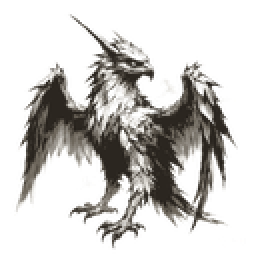
#> input picture assets/art/beasts/gudiao.png, 128 x 128 px, found by its file name (shown 2 times larger)
$ python retouch_art.py --kind beast assets/art/_raw/gudiao.png -o assets/art/beasts/gudiao.png
#> lines starting #> are read from the running program, lines starting #| are printed output that depends on the picture
# -*- coding: utf-8 -*-
"""水墨素材修板工具（AI 原图 → 入库成品）。

用法：
  python tools/retouch_art.py --kind beast assets/art/_raw/gudiao.png -o assets/art/beasts/gudiao.png
  python tools/retouch_art.py --kind brush assets/art/_raw/brush_splash_1.png -o assets/art/brushes/
  python tools/retouch_art.py --kind paper assets/art/_raw/paper_01.png -o assets/art/paper/

三步（分工规划 §四修板四步的自动化部分）：
  1) 白底转透明：亮度→alpha（白=0，浓墨=1，中间羽化）
  2) 三阶墨 posterize：浓 #2B2620 / 中 #6E675C / 淡 #B9B2A2（色值与 theme.json/InkPalette 同源）
  3) 内容 bbox 裁切 + 方形透明补齐 + 缩放（beast 128 / brush 256 / paper 512）
"""
import argparse
import sys
from pathlib import Path

from PIL import Image

INK_DEEP = (0x2B, 0x26, 0x20)
INK_MID = (0x6E, 0x67, 0x5C)
INK_LIGHT = (0xB9, 0xB2, 0xA2)

SIZE = {"beast": 128, "brush": 256, "paper": 512, "field": 512, "prop": 256, "figure": 512}
WHITE_GATE = 238   # 亮度高于此 → 全透明
INK_GATE = 108     # 亮度低于此 → 全不透明
DEEP_SPLIT = 88    # posterize 分档
MID_SPLIT = 176
FEATHER = 48       # field 模式：四边羽化带宽度（px，弱化 AI 平铺接缝）


def ink_alpha(lum: int) -> int:
    """亮度→alpha：白纸透、浓墨实，中间线性羽化。"""
    if lum >= WHITE_GATE:
        return 0
    if lum <= INK_GATE:
        return 255
    span = WHITE_GATE - INK_GATE
    return int(255 * (WHITE_GATE - lum) / span)


# [6 lines left out: function ink_level, not called in this run]


def retouch(src: Path, kind: str, deepen: bool = False) -> Image.Image:
#> called with kind = 'beast', deepen = False
    image = Image.open(src).convert("L")  # 统一灰度：彩色图也按明度压入墨阶
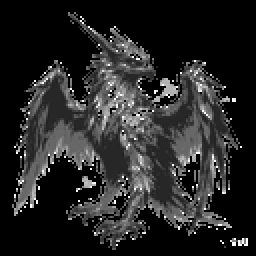
#> image: PIL image 128x128 L (shown 2 times larger); min 0, max 255, mean 38.4
    alpha = Image.eval(image, ink_alpha)
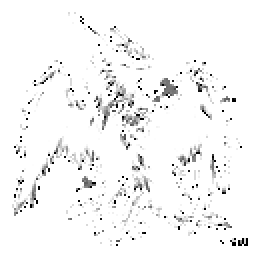
#> alpha: PIL image 128x128 L (shown 2 times larger); min 0, max 255, mean 245.4
    if kind == "paper":
        return image.convert("RGB").resize((SIZE[kind], SIZE[kind]), Image.LANCZOS)
    if kind == "figure":
        # 人物立绘：白底转 alpha，保留连续灰阶（面部淡墨层次不能三阶墨化）
        out = Image.merge("RGBA", (*image.convert("RGB").split(), alpha))
    elif kind == "brush":
        # 笔刷只做白底转 alpha，保留连续灰阶（运行时再上色）
        out = Image.merge("RGBA", (*image.convert("RGB").split(), alpha))
    elif kind == "field":
        # 整片场贴图（水纹等）：百分位对比度拉伸（AI 常把"淡墨"画得只比纸底深一二十级）
        # → 紧致门限转 alpha（拉伸后线暗、纸底亮，用更高的白门槛把背景噪声归零）
        # → 四边羽化（接缝化为空档）；不裁切不补方形——保持可平铺的满幅场
        image = _stretch(image)
        alpha = image.point(_field_alpha)
        out = Image.merge("RGBA", (*image.convert("RGB").split(), _feather_edges(alpha, FEATHER)))
    else:
        # 三阶墨查表（浓/中/淡，档位边界与 alpha 羽化衔接）；deepen=整体加深一档
        solid = Image.new("RGB", image.size)
#> solid: PIL image 128x128 RGB; every value is 0
        sp = solid.load()
        px = image.load()
        for y in range(image.height):
            for x in range(image.width):
                lum = px[x, y]
                level = 0 if lum < DEEP_SPLIT else (1 if lum < MID_SPLIT else 2)
                if deepen and level > 0:
                    level -= 1
                sp[x, y] = (INK_DEEP, INK_MID, INK_LIGHT)[level]
        out = Image.merge("RGBA", (*solid.split(), alpha))
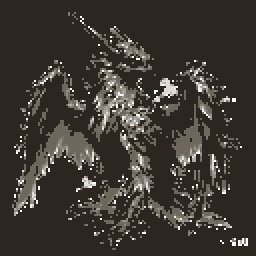
#> out: PIL image 128x128 RGBA (shown 2 times larger); mean R, G, B, A 58.2, 52.9, 45.7, 245.4; transparent parts drawn white
    out = _fit(out, SIZE[kind]) if kind != "field" else out.resize((SIZE[kind], SIZE[kind]), Image.LANCZOS)
    if kind == "beast" or kind == "prop":
        out = _despeckle(out)  # 笔刷的卫星墨滴是设计特征，不清
    return out


# [54 lines left out: functions _fade_bottom, _stretch, _field_alpha, _feather_edges, not called in this run]


def _despeckle(image: Image.Image, min_area: int = 8) -> Image.Image:
    """清孤立碎点：alpha>16 的连通域面积 < min_area 整块清零（AI 原图飞墨+缩放粉尘）。"""
    alpha = image.getchannel("A")
    w, h = image.size
    seen = bytearray(w * h)
    px = image.load()
    for start in range(w * h):
        if seen[start] or alpha.getpixel((start % w, start // w)) <= 16:
            continue
        stack = [start]
        seen[start] = 1
        blob = []
        while stack:
            idx = stack.pop()
            blob.append(idx)
            x, y = idx % w, idx // w
            for nx, ny in ((x - 1, y), (x + 1, y), (x, y - 1), (x, y + 1)):
                if 0 <= nx < w and 0 <= ny < h:
                    n = ny * w + nx
                    if not seen[n] and alpha.getpixel((nx, ny)) > 16:
                        seen[n] = 1
                        stack.append(n)
        if len(blob) < min_area:
            for idx in blob:
                r, g, b, _a = px[idx % w, idx // w]
                px[idx % w, idx // w] = (r, g, b, 0)
    return image


def _fit(image: Image.Image, size: int) -> Image.Image:
    """bbox 裁切 + 6% 边距 + 方形透明补齐 + 缩放。"""
#> called with size = 128
    bbox = image.getchannel("A").getbbox()
#> bbox = (0, 0, 128, 128)
    if bbox is None:
        raise SystemExit(f"FAIL 全图透明（白底抠空）：请检查原图是否白底")
    w = bbox[2] - bbox[0]
#> w = 128
    h = bbox[3] - bbox[1]
#> h = 128
    margin = int(max(w, h) * 0.06)
#> margin = 7
    bbox = (max(0, bbox[0] - margin), max(0, bbox[1] - margin),
            min(image.width, bbox[2] + margin), min(image.height, bbox[3] + margin))
    image = image.crop(bbox)
    side = max(image.width, image.height)
#> side = 128
    canvas = Image.new("RGBA", (side, side), (0, 0, 0, 0))
#> canvas: PIL image 128x128 RGBA; every value is 0
    canvas.paste(image, ((side - image.width) // 2, (side - image.height) // 2))
    return canvas.resize((size, size), Image.LANCZOS)


def main() -> None:
    parser = argparse.ArgumentParser(description="水墨素材修板")
    parser.add_argument("src", type=Path)
    parser.add_argument("-o", "--out", type=Path, required=True)
    parser.add_argument("--kind", choices=["beast", "brush", "paper", "field", "prop", "figure"], default="beast")
    parser.add_argument("--deepen", action="store_true", help="墨阶整体加深一档（淡→中→浓）")
    parser.add_argument("--fade-bottom", type=float, default=0.0, help="底部渐隐比例（如 0.3 = 底部30%%线性淡出，山脚/树根虚化衔接）")
    args = parser.parse_args()
    result = retouch(args.src, args.kind, args.deepen)
    if args.fade_bottom > 0:
        result = _fade_bottom(result, args.fade_bottom)
    out = args.out
    if out.is_dir():
        out = out / args.src.name
    out.parent.mkdir(parents=True, exist_ok=True)
    result.save(out)
    coverage = sum(result.getchannel("A").histogram()[17:]) / (result.width * result.height)
#> coverage = 0.99
    print(f"OK {out} {result.width}x{result.height} 不透明覆盖 {coverage:.0%}")
#| OK assets/art/beasts/gudiao.png 128x128 不透明覆盖 99%


if __name__ == "__main__":
    sys.stdout.reconfigure(encoding="utf-8")
    main()

$ run again, with assets/art/beasts/bashe.png copied over assets/art/beasts/gudiao.png
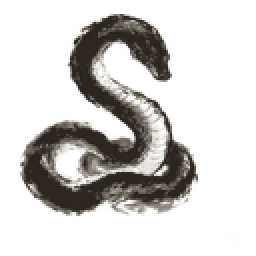
#> input picture assets/art/beasts/bashe.png, 128 x 128 px, found by its file name (shown 2 times larger)
#> in retouch, `image = Image.open(src).convert("L")`:
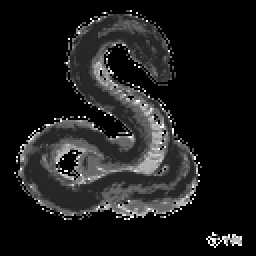
#> image: PIL image 128x128 L (shown 2 times larger); min 0, max 255, mean 28.4
#> solid: PIL image 128x128 RGB; every value is 0
#> in retouch, `out = Image.merge("RGBA", (*solid.split(), alpha))`:
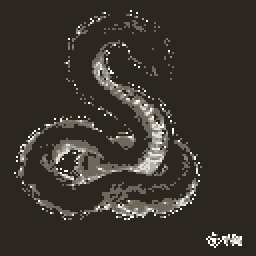
#> out: PIL image 128x128 RGBA (shown 2 times larger); mean R, G, B, A 53.6, 48.3, 41.6, 247.5; transparent parts drawn white
#> bbox = (0, 0, 128, 128)
#> in _fit, `w = bbox[2] - bbox[0]`: w = 128
#> margin = 7
#> canvas: PIL image 128x128 RGBA; every value is 0
#> coverage = 0.991
#| OK assets/art/beasts/gudiao.png 128x128 不透明覆盖 99%

$ run again, with assets/art/beasts/bifang.png copied over assets/art/beasts/gudiao.png
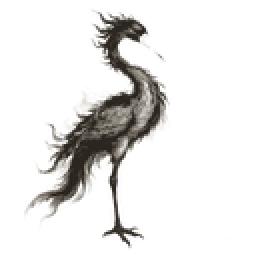
#> input picture assets/art/beasts/bifang.png, 128 x 128 px, found by its file name (shown 2 times larger)
#> in retouch, `image = Image.open(src).convert("L")`:
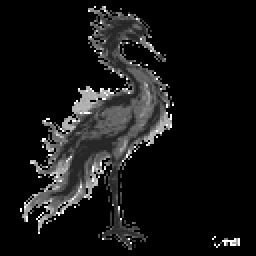
#> image: PIL image 128x128 L (shown 2 times larger); min 0, max 255, mean 21.9
#> solid: PIL image 128x128 RGB; every value is 0
#> in retouch, `out = Image.merge("RGBA", (*solid.split(), alpha))`:
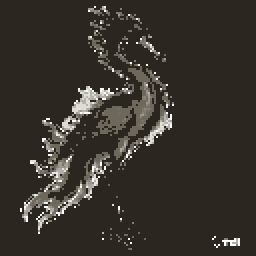
#> out: PIL image 128x128 RGBA (shown 2 times larger); mean R, G, B, A 52.3, 47.1, 40.4, 247.6; transparent parts drawn white
#> bbox = (0, 0, 128, 128)
#> in _fit, `w = bbox[2] - bbox[0]`: w = 128
#> margin = 7
#> canvas: PIL image 128x128 RGBA; every value is 0
#> coverage = 0.991
#| OK assets/art/beasts/gudiao.png 128x128 不透明覆盖 99%
